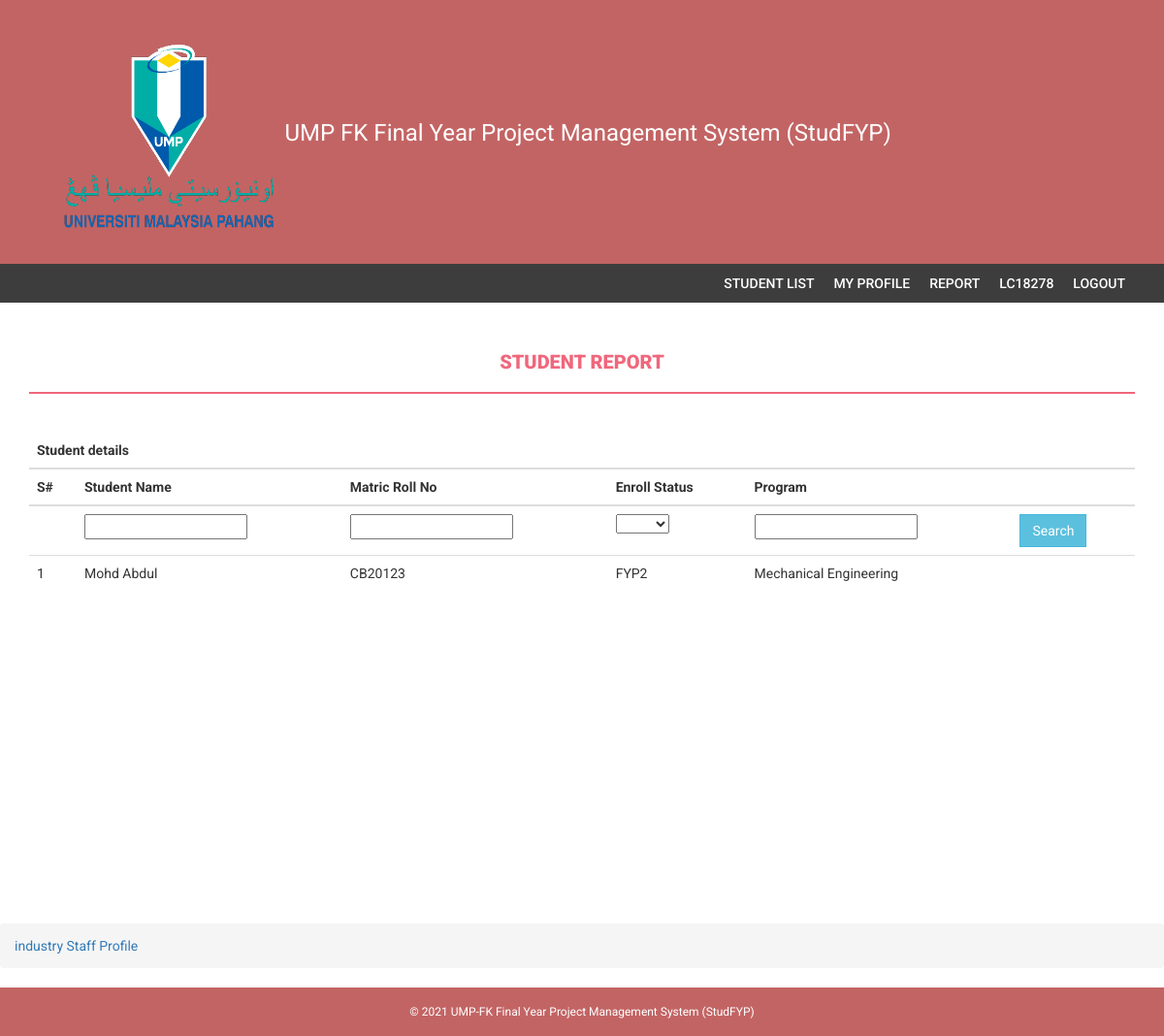
Screenshot of /industry/Report.php (signed in) with the database file from the repository.
### tables this page shows
CREATE TABLE `student` (
  `student_id` varchar(30) NOT NULL,
  `stud_name` varchar(100) NOT NULL,
  `stud_program` varchar(32) NOT NULL,
  `stud_tel` varchar(11) NOT NULL,
  `stud_email` varchar(100) NOT NULL,
  `enroll_status` varchar(10) NOT NULL,
  `lecturer_ID` varchar(10) NOT NULL,
  `industry_ID` varchar(10) NOT NULL,
  `USER_ID` int(10) NOT NULL
);

### industry/Report.php (the view, shortened to what this page needs)
<?php
  require 'db.php';
  $where = '1 = 1';
	 $sql = 'SELECT user.User_ID,student.stud_name, student.student_id,student.enroll_status,student.stud_program
			  FROM user
			  INNER JOIN student ON user.User_ID = student.User_ID
			  WHERE user.User_ID >0  and '.$where ;
	  $statement = $connection->prepare($sql);
	  $statement->execute();
	  $studfyp = $statement->fetchAll(PDO::FETCH_OBJ);
  ?>
<!DOCTYPE html>
<html xmlns="http://www.w3.org/1999/xhtml">
<head>
<link href="assets/css/bootstrap.css" rel="stylesheet" />
<link href="assets/css/font-awesome.css" rel="stylesheet" />
<link href="assets/css/style.css" rel="stylesheet" />
</head>
<body>
<?php include('includes/header.php');?>
<?php include('includes/menubar.php');?>
<div class="content-wrapper">
  <div class="container">
    <div class="row">
      <div class="col-md-12">
        <h4 class="page-head-line">Student Report </h4>
      </div>
    </div>
    <form action="" method="post">
      <table class="table">
        <thead>
          <tr>
            <th colspan="6">Student details</th>
          </tr>
          <tr>
            <th>S#</th>
            <th>Student Name</th>
            <th>Matric Roll No</th>
            <th>Enroll Status</th>
            <th>Program</th>
            <th></th>
          </tr>
        </thead>
        <tr>
        	<td></td>
        	<td><input type="text" name="stud_name" id="stud_name" /></td>
            <td><input type="text" name="student_id" id="student_id" /></td>
            <td><select name="enroll_status" id="enroll_status">
            	<option value=""></option>
            	<option value="1">FYP1</option>
            </select></td>
            <td><input type="text" name="stud_program" id="stud_program" /></td>
            <td>
            <input type="submit" class="btn btn-info" value="Search">
            </td>
        </tr>
        <?php
	 $sno = 1;
	 foreach($studfyp as $UserID) {
      $fypst = $UserID->student_id;?>
        <tr>
          <td><?php echo $sno++;?></td>
          <td><?= $UserID->stud_name; ?></td>
          <td><?= $UserID->student_id; ?></td>
          <td><?php  $Status=$UserID->enroll_status;
					if($Status==1){
					echo "FYP1";
				}else{
					echo "FYP2";}?></td>
           <td><?= $UserID->stud_program; ?></td>
          <td></td>
        </tr>
        <?php }?>
      </table>
    </form>
  </div>
</div>
<nav>
  <ol class="breadcrumb">
    <li class="breadcrumb-item"><a href="">industry Staff Profile </a></li>
  </ol>
</nav>
<body>
<?php include('includes/footer.php');?>
</body>
</html>

### industry/assets/css/style.css (style rules this page uses)
body { font-family: 'Roboto', sans-serif; line-height: 30px; }
.content-wrapper { margin-top: 40px; min-height: 600px; padding-bottom: 60px; }
.page-head-line { font-weight: 900; padding-bottom: 20px; border-bottom: 2px solid #F0677C; text-transform: uppercase; color: #F0677C; font-size: 20px; margin-bottom: 40px; }
.btn { border-radius: 0px; -webkit-border-radius: 0px; -moz-border-radius: 0px; }

### industry/includes/footer.php (style rules this page uses)
.col-md-12 { text-align: center; }

### rows the page displays
student: stud_name "Mohd Abdul", student_id "CB20123", enroll_status "FYP2", stud_program "Mechanical Engineering"

### other values shown
$User "LC18278"
